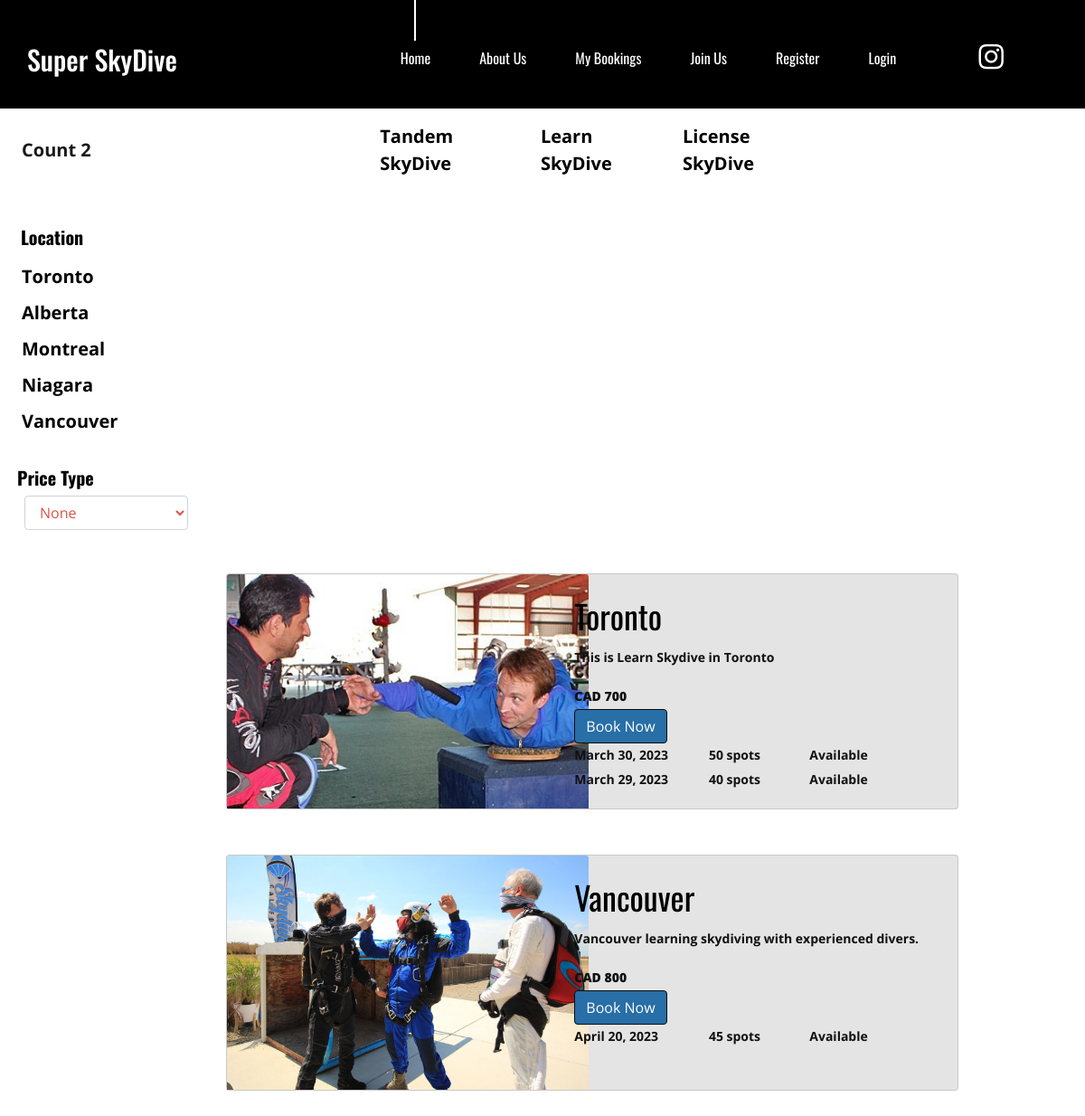
Page /skydive/search/learnskydive/2 on the committed database.
### skydive/models.py (models this page shows, shortened)
class Destination(models.Model):
    id = models.IntegerField(primary_key=True)
    province = models.CharField(max_length=20)
    img = models.ImageField(upload_to='pics')
    number = models.IntegerField(default=50)

class Destination_desc(models.Model):
    dest_id = models.AutoField(primary_key=True)
    province = models.CharField(max_length=20)
    price = models.IntegerField(default=2000)
    rating = models.IntegerField(default=5)
    desc = models.TextField()
    img_destin = models.ImageField(upload_to='pics')
    type_skydive = models.CharField(max_length=50, choices=SKYDIVE_TYPE)
    curr = models.CharField(max_length=10, choices=CURR_TYPE, default='cad')

class Reservation(models.Model):
    date_available = models.DateField(null=False, blank=False)
    spots_total = models.IntegerField(null=True, default=50)
    spots_free = models.IntegerField(null=True, default=50)
    destination = models.ForeignKey(Destination, related_name="destin", on_delete=models.CASCADE)
    type_skydive = models.CharField(max_length=50, choices=SKYDIVE_TYPE, default='tandemskydive')

### skydive/views.py (the view)
# urls.py: path('skydive/search/<str:skydive_type>/<int:desc_id>', views.type_skydive, name='type_skydive'),
def type_skydive(request, skydive_type, desc_id):
    try:
        loc_desc_list = Destination_desc.objects.filter(type_skydive=skydive_type)
        loc_list = Destination.objects.all()
        available_list = Reservation.objects.filter(type_skydive=skydive_type)
        print(skydive_type)
        return render(request, 'skydive/search.html', {'loc_desc_list': loc_desc_list, 'loc_list': loc_list,
                                                       'available_list': available_list, 'search_item': 'type_skydive'})
    except Exception as err:
        print(err)
        return render(request, 'skydive/search.html', {'loc_desc_list': loc_desc_list, 'loc_list': loc_list,
                                                       'search_item': 'type_skydive'})

### skydive/templates/skydive/search.html (shortened to what this page needs)
    {% load static %}
    <!DOCTYPE html>
    <html lang="en">
    <head>
        <link rel="stylesheet" type="text/css" href="{% static 'styles/custom.css' %}">
        <link rel="stylesheet" type="text/css" href="{% static 'styles/bootstrap4/bootstrap.min.css' %}">
        <link href="{% static 'plugins/font-awesome-4.7.0/css/font-awesome.min.css' %}" rel="stylesheet" type="text/css">
        <link rel="stylesheet" type="text/css" href="{% static 'plugins/OwlCarousel2-2.2.1/owl.carousel.css' %}">
        <link rel="stylesheet" type="text/css" href="{% static 'plugins/OwlCarousel2-2.2.1/owl.theme.default.css' %}">
        <link rel="stylesheet" type="text/css" href="{% static 'plugins/OwlCarousel2-2.2.1/animate.css' %}">
        <link rel="stylesheet" type="text/css" href="{% static 'styles/main_styles.css' %}">
        <link rel="stylesheet" type="text/css" href="{% static 'styles/search.css' %}">
    </head>
    <body>
<header class="header">
		<div class="container">
			<div class="row">
				<div class="col">
					<div class="header_content d-flex flex-row align-items-center justify-content-start">
						<div class="header_content_inner d-flex flex-row align-items-end justify-content-start">
							<div class="logo"><a href="">Super SkyDive</a></div>
							<nav class="main_nav">
								<ul class="d-flex flex-row align-items-start justify-content-start">
									<li class="active"><a href="">Home</a></li>
									<li><a href="{%url 'skydive:about'  %}">About Us</a></li>
									<li><a href="{%url 'skydive:mybookings'  %}">My Bookings</a></li>
									<li><a href="{%url 'skydive:joinus'  %}">Join Us</a></li>
									{% if user.is_authenticated %}
										<li><a href="{%url 'skydive:logout'  %}">Logout</a></li>
									{% else %}
										<li><a href="{%url 'skydive:register'  %}">Register</a></li>
										<li><a href="{%url 'skydive:login'  %}">Login</a></li>
									{% endif %}
								</ul>
							</nav>
							{% if user.is_authenticated %}
								<div class="header_phone ml-auto">Welcome, {{user.username }}</div>
							{% else %}
								<div class="header_phone ml-auto">
									<a style="color: white; font-size:xx-large;" href="https://www.instagram.com/skydiving_gear_canada/?igshid=YmMyMTA2M2Y%3D" target="_blank">
										<i class="fa fa-instagram" aria-hidden="false"></i>
									</a>
								</div>
							{% endif %}
						</div>
					</div>
				</div>
			</div>
		</div>
	</header>
<div style="margin-top: 115px">
     <nav class="navbar navbar-expand-sm navbar-light bg-white border-bottom">
        <a class="navbar-brand ml-2 font-weight-bold" href="#">Count {{ loc_desc_list.count }} </a>
        <div class="collapse navbar-collapse" id="navbarColor" style="padding-right: 280px" >
            <ul class="navbar-nav">
                <li class="nav-item"><a class="nav-link" href="{% url 'skydive:type_skydive' 'tandemskydive' 1 %}">Tandem SkyDive</a> </li>
                <li class="nav-item"><a class="nav-link" href="{% url 'skydive:type_skydive' 'learnskydive' 2 %}">Learn SkyDive</a> </li>
                <li class="nav-item"><a class="nav-link" href="{% url 'skydive:type_skydive' 'licenseskydive' 3 %}">License SkyDive</a> </li>
            </ul>
        </div>
    </nav>
</div>
    <section id="sidebar">
        <div>
            <h6 class="p-1 border-bottom" style="font-size: 20px;font-weight: bold">Location</h6>
            {% for loc in loc_list %}
            <ul>
                <li><a href="{% url 'skydive:search_loc' loc.province %}">{{ loc.province }}</a></li>
            </ul>
            {% endfor %}
        </div>
        <div>
            <h6 style="font-size: 20px;font-weight: bold;padding-top: 30px">Price Type</h6>
            <form action="{% url 'skydive:search' %}" class="ml-md-2" method="GET">
                <select name="price" class="form-control" style="width: 85%" onchange="this.form.submit()" >
                    <option value="1">None</option>
               </select>
            </form>
        </div>
    </section>
    <div id="products">
    <div class="container mt-5">
        {% for loc_desc in loc_desc_list %}
          <div class="card mt-4" style="margin-bottom: 50px">
               <div class="row">
                     <div class="col-md-4">
                          <img src={{ loc_desc.img_destin.url }} class="card-img-top">
                     </div>
                     <div class="col-md-8">
                        <div class="card-body" style="padding-left: 105px">
                            <h3 class="card-title mt-3"> {{ loc_desc.province }}</h3>
                            <p>{{ loc_desc.desc }} </p>
                            <p><b>{{ loc_desc.curr| upper }} {{ loc_desc.price }}</b></p>
                            <a href="{% url 'skydive:booking' loc_desc.dest_id %}"><button class="btn btn-success">Book Now</button></a>
                         {% for avail in available_list %}
                            {% if search_item == 'province' %}
                            <div class="row">
                            {% if loc_desc.type_skydive == avail.type_skydive %}
                                 <div class="col-4">
                                     <p>{{ avail.date_available }} </p>
                                 </div>
                                <div class="col-3">
                                     <p>{{ avail.spots_free }} spots </p>
                                </div>
                                {% if avail.spots_free > 0 %}
                                    <div class="col-3">
                                           <p> Available</p>
                                    </div>
                                 {% else %}
                                    <div class="col-3">
                                     <p> No spots available</p>
                                    </div>
                                {% endif %}
                            {% endif %}
                            </div>
                        {% elif search_item == 'type_skydive' %}
                           <div class="row">
                            {% if loc_desc.type_skydive == avail.type_skydive and loc_desc.province == avail.destination.province %}
                                <div class="col-4">
                                     <p>{{ avail.date_available }} </p>
                                 </div>
                                <div class="col-3">
                                     <p>{{ avail.spots_free }} spots </p>
                                </div>
                                {% if avail.spots_free > 0 %}
                                    <div class="col-3">
                                           <p> Available</p>
                                    </div>
                                 {% else %}
                                    <div class="col-3">
                                     <p> No spots available</p>
                                    </div>
                                {% endif %}
                            {% endif %}
                           </div>
                        {% endif %}
                        {% endfor %}
                        </div>
                     </div>
            </div>
        </div>
        {% endfor %}
       </div>
    </div>
    </body>
    </html>

### static/styles/custom.css (style rules this page uses)
.navbar-light .navbar-nav .nav-link { color: rgba(0,0,0,1) !important; font-weight: bold; font-size: 20px; }

### static/styles/main_styles.css (style rules this page uses)
* { margin: 0; padding: 0; -webkit-font-smoothing: antialiased; -webkit-text-shadow: rgba(0,0,0,.01) 0 0 1px; text-shadow: rgba(0,0,0,.01) 0 0 1px; }
body { font-family: 'Open Sans', sans-serif; font-size: 14px; font-weight: 400; background: #FFFFFF; color: #a5a5a5; }
div { display: block; position: relative; -webkit-box-sizing: border-box; -moz-box-sizing: border-box; box-sizing: border-box; }
ul { list-style: none; margin-bottom: 0px; }
p { font-family: 'Open Sans', sans-serif; font-size: 14px; line-height: 1.9285; font-weight: 700; color: #101010; -webkit-font-smoothing: antialiased; -webkit-text-shadow: rgba(0,0,0,.01) 0 0 1px; text-shadow: rgba(0,0,0,.01) 0 0 1px; }
p:last-of-type { margin-bottom: 0; }
a, a:hover, a:visited, a:active, a:link { text-decoration: none; -webkit-font-smoothing: antialiased; -webkit-text-shadow: rgba(0,0,0,.01) 0 0 1px; text-shadow: rgba(0,0,0,.01) 0 0 1px; }
h3 { font-size: 36px; }
h1, h2, h3, h4, h5, h6 { font-family: 'Oswald', sans-serif; font-weight: 400; -webkit-font-smoothing: antialiased; -webkit-text-shadow: rgba(0,0,0,.01) 0 0 1px; text-shadow: rgba(0,0,0,.01) 0 0 1px; }
.form-control { color: #db5246; }
section { display: block; position: relative; box-sizing: border-box; }
.header { position: fixed; background-color: black !important; top: 0; left: 0; width: 100%; z-index: 100; -webkit-transition: all 200ms ease; -moz-transition: all 200ms ease; -ms-transition: all 200ms ease; -o-transition: all 200ms ease; transition: all 200ms ease; }
.header_content { width: 100%; height: 120px; -webkit-transition: all 200ms ease; -moz-transition: all 200ms ease; -ms-transition: all 200ms ease; -o-transition: all 200ms ease; transition: all 200ms ease; }
.header_content_inner { width: 100%; }
.logo a { font-family: 'Oswald', sans-serif; font-size: 30px; font-weight: 500; color: #FFFFFF; line-height: 0.75; }
.main_nav { margin-left: 242px; }
.main_nav ul li { position: relative; }
.main_nav ul li::after { display: block; position: absolute; left: 50%; -webkit-transform: translateX(-50%); -moz-transform: translateX(-50%); -ms-transform: translateX(-50%); -o-transform: translateX(-50%); transform: translateX(-50%); top: -104px; width: 2px; height: 0px; background: #FFFFFF; content: ''; visibility: hidden; opacity: 0; -webkit-transition: all 200ms ease; -moz-transition: all 200ms ease; -ms-transition: all 200ms ease; -o-transition: all 200ms ease; transition: all 200ms ease; }
.main_nav ul li.active::after, .main_nav ul li:hover::after { height: 100px; visibility: visible; opacity: 1; }
.main_nav ul li:not(:last-child) { margin-right: 54px; }
.main_nav ul li a { font-family: 'Oswald', sans-serif; font-size: 16px; font-weight: 400; color: #FFFFFF; white-space: nowrap; }
.header_phone { margin-right: 60px; font-family: 'Oswald', sans-serif; font-size: 18px; font-weight: 500; color: #FFFFFF; }

### static/styles/search.css (style rules this page uses)
* { box-sizing: border-box; }
body { color: black; }
#sidebar { padding-top: 29px; width: 20%; padding-left: 19px; margin: 0; float: left; }
#products { width: 70%; padding: 0px !important; margin: 0; float: right; margin-right: 125px; }
ul { list-style: none; padding: 5px; font-size: 20px; font-weight: bold; }
li a { color: black; text-decoration: none; }
@media (min-width:991px) { .navbar-nav { margin-left: 35%; } }
@media (min-width:991px) { .nav-item { padding-left: 20px; } }
@media (min-width:991px) { .card-img-top { width: 400px; height: 259px; object-fit: cover; } }

### rows in the picture
Destination: province "Toronto"
Destination: province "Alberta"
Destination: province "Montreal"
Destination: province "Niagara"
Destination: province "Vancouver"
Destination_desc: img_destin (picture), province "Toronto", desc "This is Learn Skydive in Toronto", curr "CAD", price "700"
Reservation: date_available "March 30, 2023", spots_free "50", shows "Available"
Reservation: date_available "March 29, 2023", spots_free "40", shows "Available"
Destination_desc: img_destin (picture), province "Vancouver", desc "Vancouver learning skydiving with experienced divers.", curr "CAD", price "800"
Reservation: date_available "April 20, 2023", spots_free "45", shows "Available"

### other values in the picture
{{ loc_desc_list.count }} "2"
